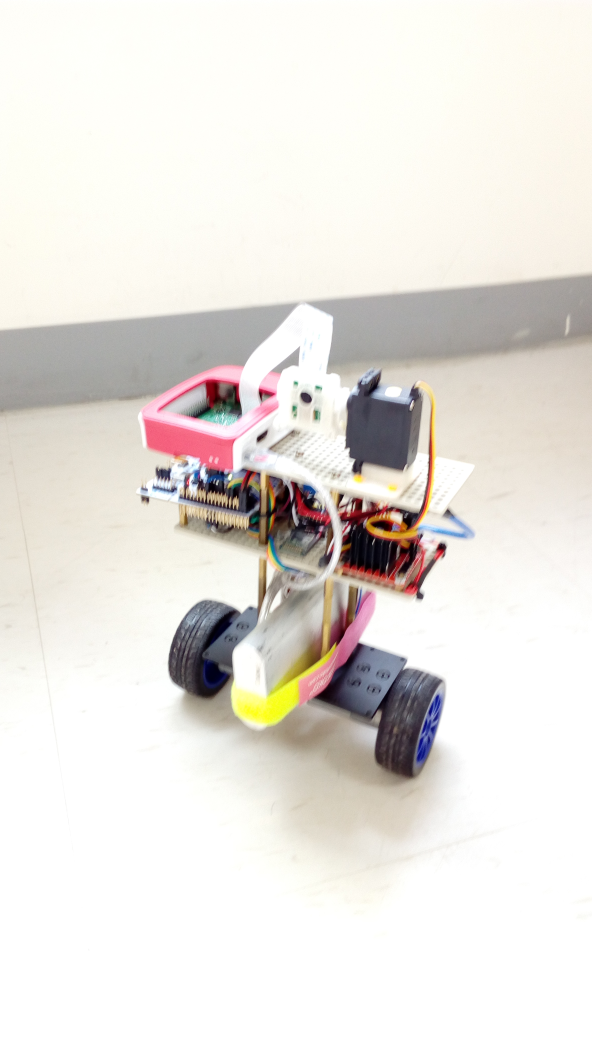
#> input picture images/IMAG0418.jpg, 2368 x 4160 px, given in place of the camera (shown at 1/4 size)
$ python objectDetectCoord_02.py   (older library calls are emulated)
#> lines starting #> are read from the running program, lines starting #| are printed output that depends on the picture; after the words box and inside, x2 and y2 are one past the last pixel; in counts of white or black regions, pixels touching at a corner belong together
#!/usr/bin/python3
#coding=utf-8

'''
Object detection and tracking with OpenCV
    ==> Turning a LED on detection and
    ==> Printing object position Coordinates

    Based on original tracking object code developed by Adrian Rosebrock
    Visit original post: https://www.pyimagesearch.com/2016/05/09/opencv-rpi-gpio-and-gpio-zero-on-the-raspberry-pi/

Developed by Marcelo Rovai - MJRoBot.org @ 9Feb2018
'''

# import the necessary packages
from __future__ import print_function
from imutils.video import VideoStream
import imutils
import time
import cv2
import os
from multiprocessing import Process , Pool

PI_camera_width = 640
PI_camera_high = 480
PI_camera_fps = 30


# This system command loads the right drivers for the Raspberry Pi camera
os.system('sudo modprobe bcm2835-v4l2')

# print object coordinates
def mapObjectPosition (x, y,radius):
    print ("[INFO] Object Center coordenates at X0 = {0}	,	Y0 =  {1}	,	radius={2}".format(x, y,radius))

# initialize the video stream and allow the camera sensor to warmup
print("[INFO] waiting for camera to warmup...")
vs = VideoStream(src=0,usePiCamera=True,resolution=(PI_camera_width, PI_camera_high),framerate=PI_camera_fps).start()
time.sleep(2)

# define the lower and upper boundaries of the object
# to be tracked in the HSV color space
colorLower = (14, 100, 100)
colorUpper = (34, 255, 255)


def camera_Convert (hsv):
	# construct a mask for the object color, then perform
	# a series of dilations and erosions to remove any small
	# blobs left in the mask
	mask = cv2.inRange(hsv, colorLower, colorUpper)
	mask = cv2.erode(mask, None, iterations=2)
	mask = cv2.dilate(mask, None, iterations=2)
	return mask

def find_contours (mask):
	# find contours in the mask and initialize the current
	# (x, y) center of the object
	cnts = cv2.findContours(mask.copy(), cv2.RETR_EXTERNAL, cv2.CHAIN_APPROX_SIMPLE)
	cnts = cnts[0] if imutils.is_cv2() else cnts[1]
	return cnts


def my_main():
	while True:
		# loop over the frames from the video stream
		frame = vs.read()
#> frame is the input picture: shape (4160, 2368, 3); mean B, G, R 222, 227, 231.1

		# grab the next frame from the video stream, Invert 180o, resize the
		frame = cv2.flip(frame, 0) # flip video image vertically
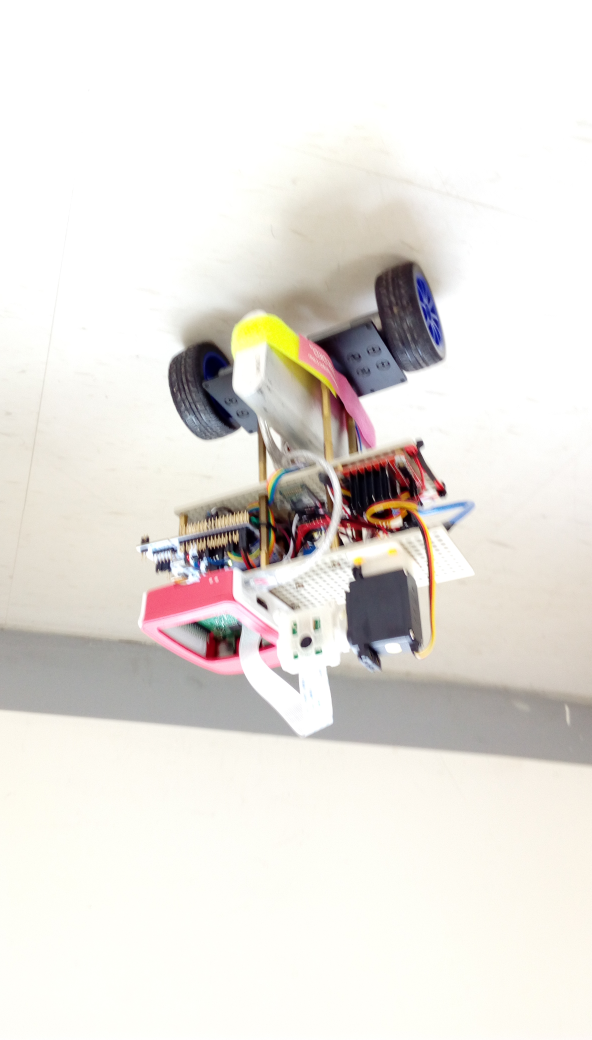
#> frame: shape (4160, 2368, 3) (shown at 1/4 size); mean B, G, R 222, 227, 231.1
		# frame, and convert it to the HSV color space
		hsv = cv2.cvtColor(frame, cv2.COLOR_BGR2HSV)
#> hsv: shape (4160, 2368, 3); mean H, S, V 26.4, 16.1, 232

		pool= Pool()
		camera_Convert_reult = pool.map(camera_Convert, [hsv] )
#> in camera_Convert, `mask = cv2.inRange(hsv, colorLower, colorUpper)`:
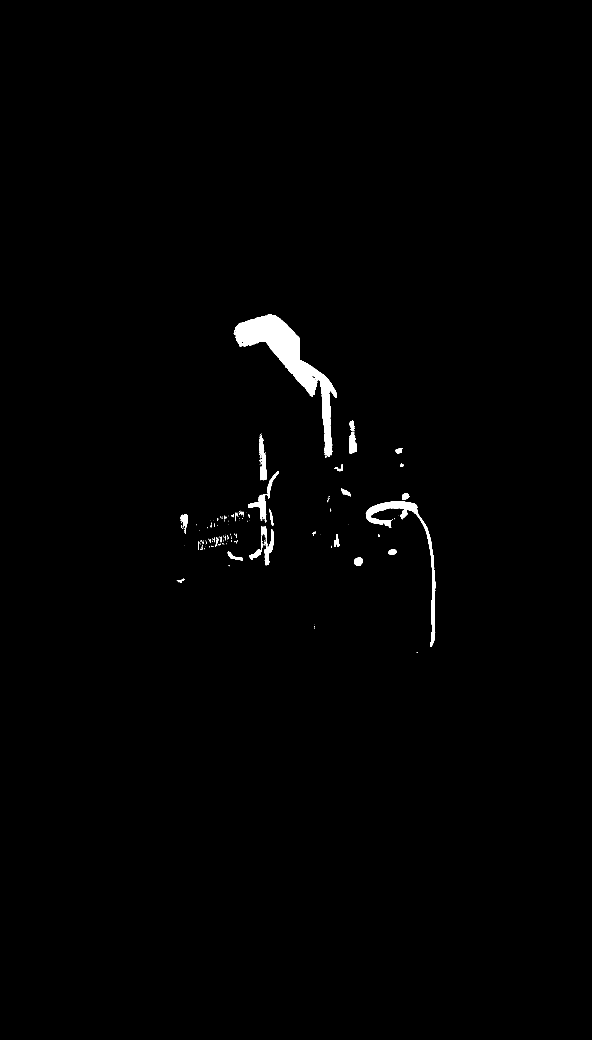
#> mask: shape (4160, 2368) (shown at 1/4 size); 0.86% white; 264 white regions (219 under 20 px), largest, box (x1, y1, x2, y2) and area: (935, 1259, 1346, 1828) 50427, (1463, 2005, 1741, 2588) 13784, (1037, 1736, 1066, 1921) 2918
#> in camera_Convert, `mask = cv2.erode(mask, None, iterations=2)`:
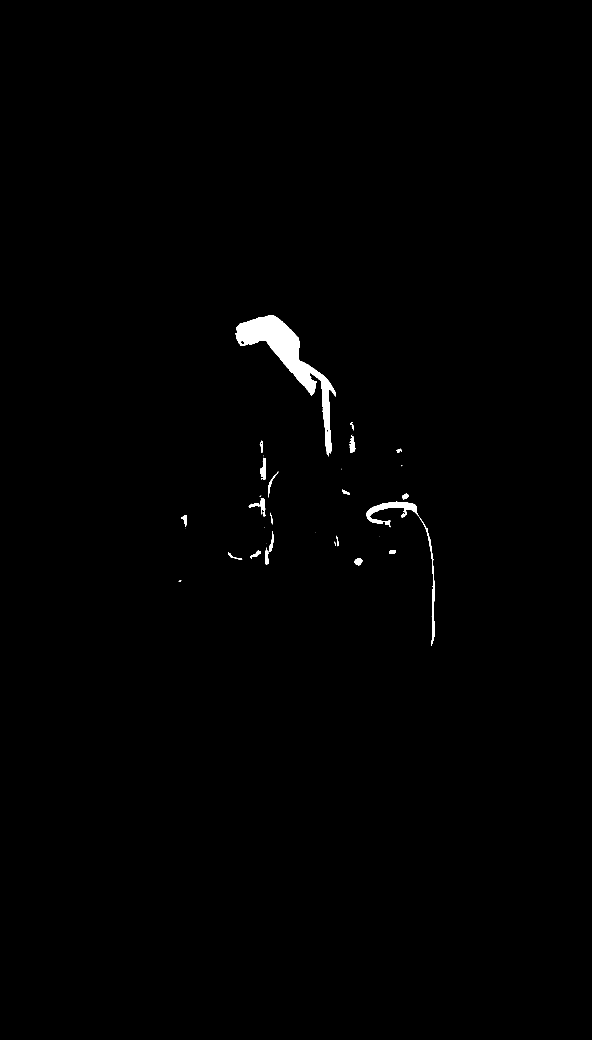
#> mask: shape (4160, 2368) (shown at 1/4 size); 0.64% white; 39 white regions (14 under 20 px), largest, box (x1, y1, x2, y2) and area: (940, 1261, 1344, 1826) 45003, (1466, 2007, 1675, 2109) 6259, (1677, 2069, 1739, 2583) 2949
#> in camera_Convert, `mask = cv2.dilate(mask, None, iterations=2)`:
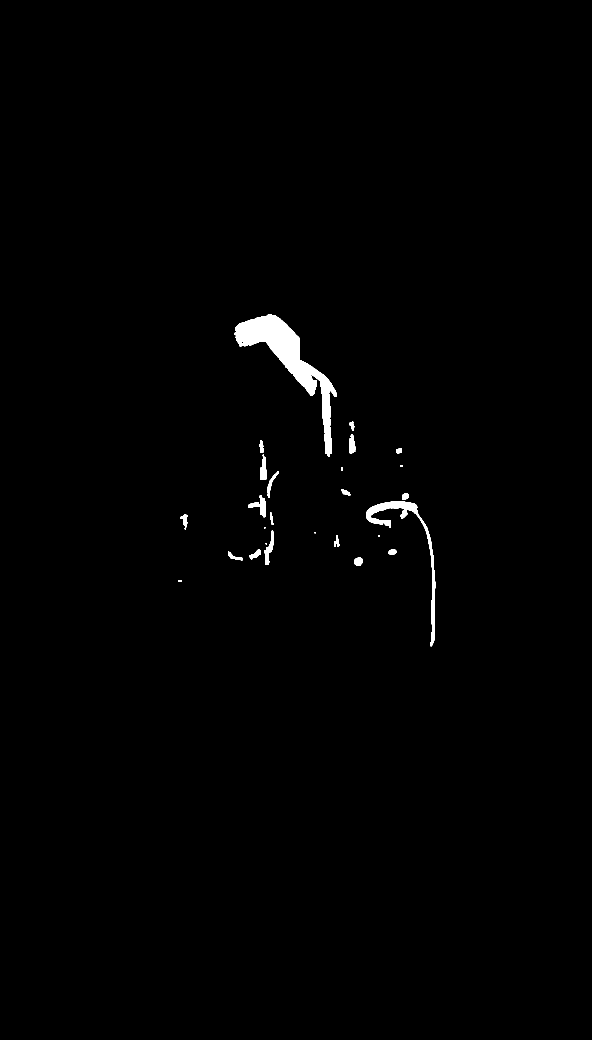
#> mask: shape (4160, 2368) (shown at 1/4 size); 0.81% white; 30 white regions
#> camera_Convert_reult = 1 item
		mask=camera_Convert_reult[0]

		find_contours_reult = pool.map(find_contours, [mask] )
#> find_contours_reult = 1 item
		cnts = find_contours_reult[0]
#> cnts = 30 contours, 5 with area under 20; largest, box (x1, y1, x2, y2) and area: (938, 1259, 1346, 1828) 49172, (1464, 2005, 1741, 2585) 12750, (993, 1991, 1064, 2069) 1978, (1059, 2123, 1096, 2260) 1779, (1040, 1819, 1065, 1920) 1623

		center = None

		# only proceed if at least one contour was found
		if len(cnts) > 0:
			# find the largest contour in the mask, then use
			# it to compute the minimum enclosing circle and
			# centroid
			c = max(cnts, key=cv2.contourArea)
#> c = contour of 775 points, box (x1, y1, x2, y2) (938, 1259, 1346, 1828), area 49172
			((x, y), radius) = cv2.minEnclosingCircle(c)
#> x = 1137; y = 1559.5; radius = 321.9
			M = cv2.moments(c)
#> M = moments, m00 49172, centre m10/m00, m01/m00 = (1152.9, 1435.2)
			center = (int(M["m10"] / M["m00"]), int(M["m01"] / M["m00"]))
#> center = (1152, 1435)

			# only proceed if the radius meets a minimum size
			if radius > 10:
				# draw the circle and centroid on the frame,
				# then update the list of tracked points
				cv2.circle(frame, (int(x), int(y)), int(radius),
					(0, 255, 255), 2)
				cv2.circle(frame, center, 5, (0, 0, 255), -1)

				# position Servo at center of circle
				mapObjectPosition(int(x), int(y),int(radius) )

		# 	show the frame to our screen
		cv2.imshow("Frame", frame[0] )

		# if [ESC] key is pressed, stop the loop
		key = cv2.waitKey(1) & 0xFF
#> (key Esc is pressed here)
		if key == 27:
			break


def main():


	my_main()


	# do a bit of cleanup
	print("\n [INFO] Exiting Program and cleanup stuff \n")
	cv2.destroyAllWindows()
	vs.stop()


if __name__ == "__main__":
    main()

$ run again, on images/IMAG0419.jpg
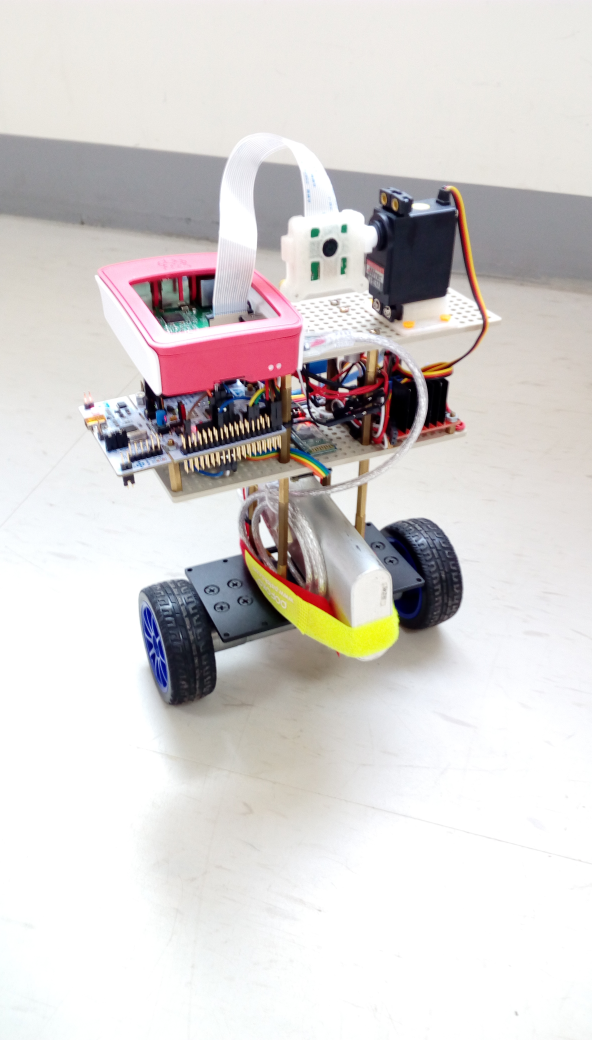
#> input picture images/IMAG0419.jpg, 2368 x 4160 px, given in place of the camera (shown at 1/4 size)
#> in my_main, frame is the input picture: shape (4160, 2368, 3); mean B, G, R 207.8, 209, 213.5
#> in my_main, `frame = cv2.flip(frame, 0)`:
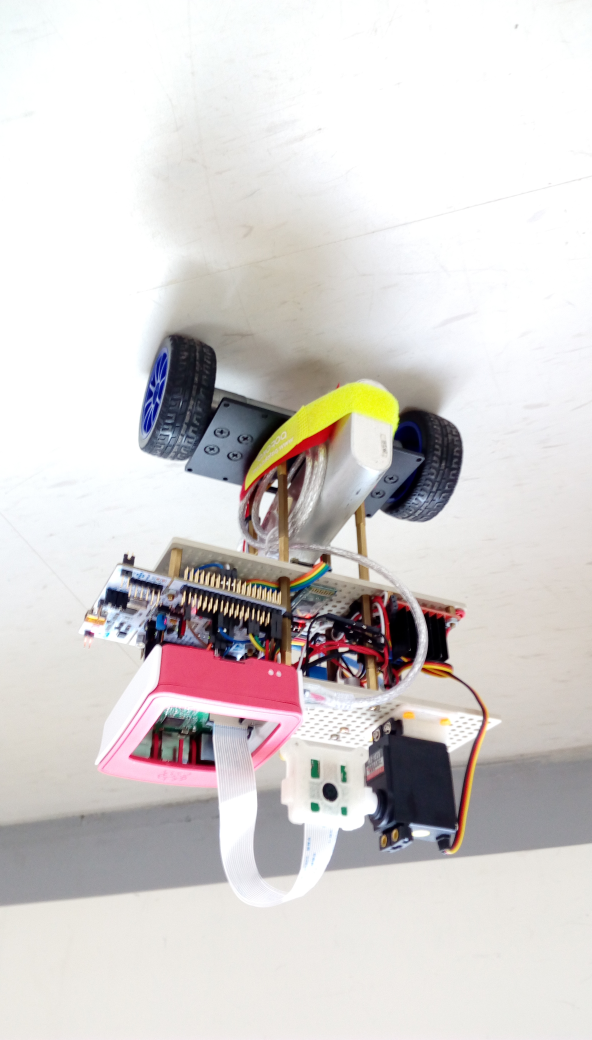
#> frame: shape (4160, 2368, 3) (shown at 1/4 size); mean B, G, R 207.8, 209, 213.5
#> hsv: shape (4160, 2368, 3); mean H, S, V 50.3, 20.8, 216.3
#> in camera_Convert, `mask = cv2.dilate(mask, None, iterations=2)`:
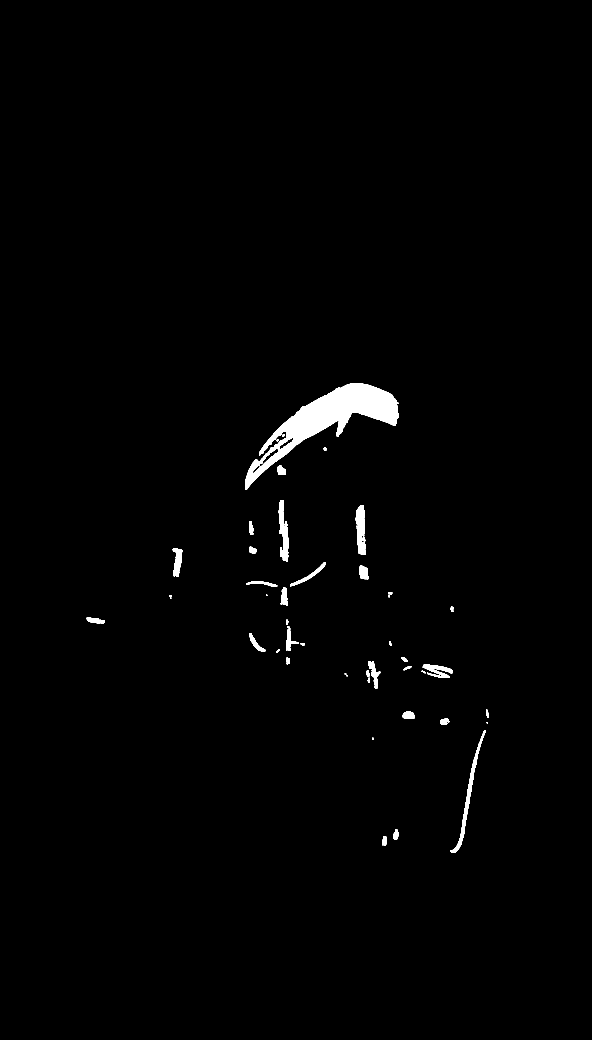
#> mask: shape (4160, 2368) (shown at 1/4 size); 1.1% white; 54 white regions
#> camera_Convert_reult = 1 item
#> cnts = 54 contours, 7 with area under 20; largest, box (x1, y1, x2, y2) and area: (980, 1532, 1596, 1960) 71217, (1801, 2920, 1942, 3412) 5814, (1422, 2020, 1464, 2220) 5037, (1115, 2000, 1154, 2245) 4970, (1691, 2659, 1809, 2711) 2804
#> c = contour of 1002 points, box (x1, y1, x2, y2) (980, 1532, 1596, 1960), area 71217
#> x = 1283.5; y = 1780.5; radius = 351.2
#> M = moments, m00 71217, centre m10/m00, m01/m00 = (1306.2, 1680)
#> center = (1306, 1680)
